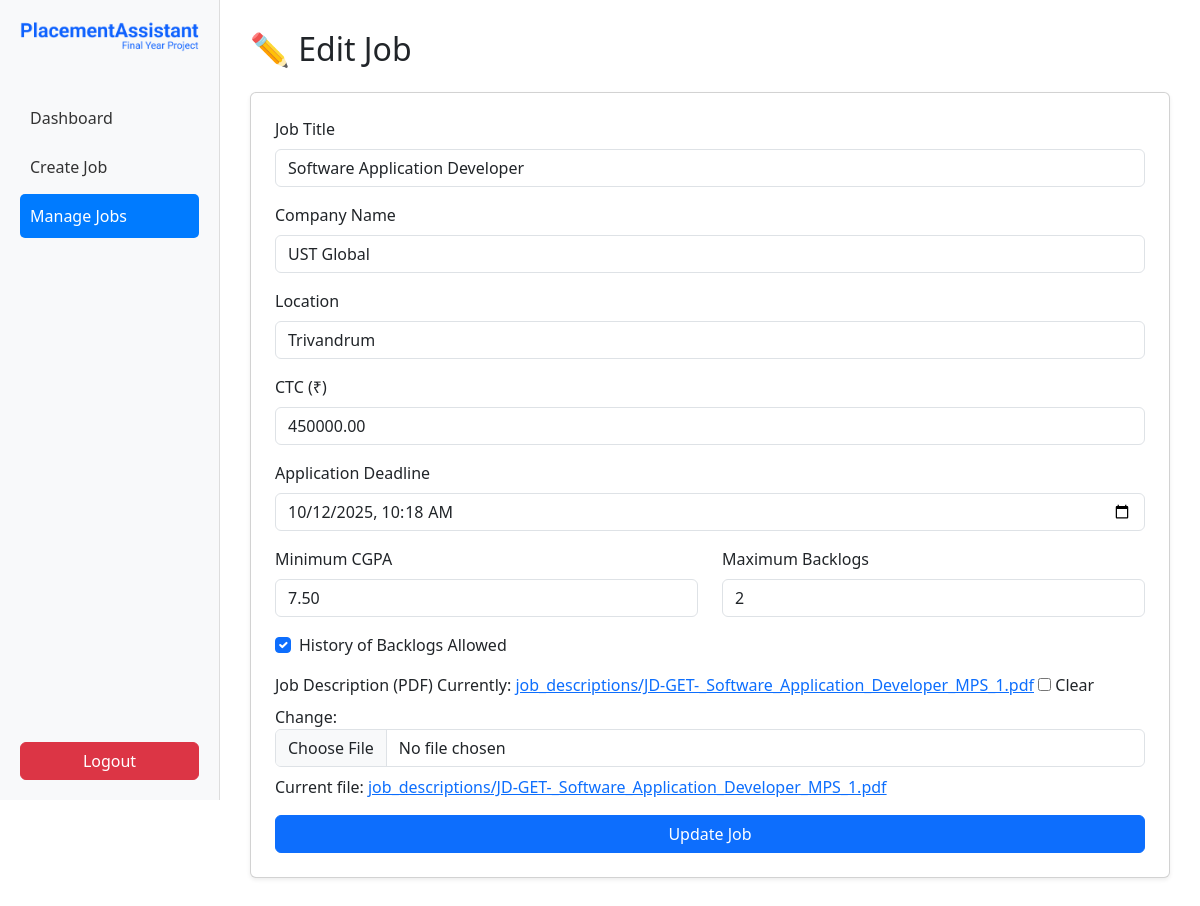
/jobs/edit/4/ (signed in), run on the app's committed database.
### jobs/models.py (models this page shows, shortened)
class Job(models.Model):
    SLAB_CHOICES = [
        (1, "Slab 1 (< 6 LPA)"),
        (2, "Slab 2 (6–12 LPA)"),
        (3, "Slab 3 (>= 12 LPA)"),
    ]
    STATUS_CHOICES = [
        ('open', 'Applications Open'),
        ('progress', 'In Progress'),
        ('closed', 'Completed'),
    ]
    title = models.CharField(max_length=255)
    company_name = models.CharField(max_length=255)
    location = models.CharField(max_length=255)
    ctc = models.DecimalField(max_digits=10, decimal_places=2)  # LPA
    slab = models.IntegerField(choices=SLAB_CHOICES, blank=True, null=True)
    deadline = models.DateTimeField()
    min_cgpa = models.DecimalField(max_digits=4, decimal_places=2)
    max_backlogs = models.IntegerField(default=0)
    history_allowed = models.BooleanField(default=True)
    jd_file = models.FileField(upload_to="job_descriptions/",null=True, blank=True)
    created_by = models.ForeignKey(User, on_delete=models.CASCADE, related_name="posted_jobs")
    created_at = models.DateTimeField(auto_now_add=True)
    status = models.CharField(max_length=20, choices=STATUS_CHOICES, default='open')

### jobs/views.py (the view)
# urls.py: path("edit/<int:job_id>/", views.edit_job, name="edit_job"),
@login_required
def edit_job(request, job_id):
    job = get_object_or_404(Job, id=job_id)
    if request.method == 'POST':
        form = JobForm(request.POST, request.FILES, instance=job)
        if form.is_valid():
            form.save()
            return redirect('manage_jobs')
    else:
        form = JobForm(instance=job)
    return render(request, 'jobs/post_job.html', {'form': form, 'edit_mode': True, 'job': job})

### jobs/forms.py
class JobForm(forms.ModelForm):
    class Meta:
        model = Job
        fields = [
            "title", "company_name", "location", "ctc", "deadline",
            "min_cgpa", "max_backlogs", "history_allowed", "jd_file"
        ]
        widgets = {
            "deadline": forms.DateTimeInput(attrs={"type": "datetime-local"}),
        }

### jobs/templates/jobs/post_job.html (shortened to what this page needs)
{% load static %}
{% load widget_tweaks %}
<!DOCTYPE html>
<html lang="en">
<head>
  <link href="https://cdn.jsdelivr.net/npm/bootstrap@5.3.2/dist/css/bootstrap.min.css" rel="stylesheet">
</head>
<body>
  <div class="d-flex">
    <div class="sidebar">
      <div>
        <div class="logo-container">
          <img src="{% static 'images/logo.png' %}" alt="PlacementAssistant Logo" class="img-fluid logo-img">
        </div>
        <br>
        <a href="{% url 'coordinator_dashboard' %}">Dashboard</a>
        <a href="{% url 'post_job' %}" class="{% if not edit_mode %}active{% endif %}">Create Job</a>
        <a href="{% url 'manage_jobs' %}" class="{% if edit_mode %}active{% endif %}">Manage Jobs</a>
      </div>
      <div>
        <form method="post" action="{% url 'logout' %}">
          <button type="submit" class="btn btn-danger w-100 mt-3">Logout</button>
        </form>
      </div>
    </div>
    <div class="main-content">
      <h2 class="mb-4">
        {% if edit_mode %}✏️ Edit Job{% else %}📌 Post New Job{% endif %}
      </h2>
      <div class="card shadow-sm p-4">
        <form method="post" enctype="multipart/form-data">
          <div class="mb-3">
            <label for="id_title" class="form-label">Job Title</label>
            {{ form.title|add_class:"form-control" }}
          </div>
          <div class="mb-3">
            <label for="id_company_name" class="form-label">Company Name</label>
            {{ form.company_name|add_class:"form-control" }}
          </div>
          <div class="mb-3">
            <label for="id_location" class="form-label">Location</label>
            {{ form.location|add_class:"form-control" }}
          </div>
          <div class="mb-3">
            <label for="id_ctc" class="form-label">CTC (₹)</label>
            {{ form.ctc|add_class:"form-control" }}
          </div>
          <div class="mb-3">
            <label for="id_deadline" class="form-label">Application Deadline</label>
            {{ form.deadline|add_class:"form-control" }}
          </div>
          <div class="row">
            <div class="col-md-6 mb-3">
              <label for="id_min_cgpa" class="form-label">Minimum CGPA</label>
              {{ form.min_cgpa|add_class:"form-control" }}
            </div>
            <div class="col-md-6 mb-3">
              <label for="id_max_backlogs" class="form-label">Maximum Backlogs</label>
              {{ form.max_backlogs|add_class:"form-control" }}
            </div>
          </div>
          <div class="form-check mb-3">
            {{ form.history_allowed|add_class:"form-check-input" }}
            <label for="id_history_allowed" class="form-check-label">History of Backlogs Allowed</label>
          </div>
          <div class="mb-3">
            <label for="id_jd_file" class="form-label">Job Description (PDF)</label>
            {{ form.jd_file|add_class:"form-control" }}
            {% if edit_mode and job.jd_file %}
              <p class="mt-2">
                Current file:
                <a href="{{ job.jd_file.url }}" target="_blank">{{ job.jd_file.name }}</a>
              </p>
            {% endif %}
          </div>
          <button type="submit" class="btn btn-primary w-100">
            {% if edit_mode %}Update Job{% else %}Submit Job{% endif %}
          </button>
        </form>
      </div>
    </div>
  </div>
</body>
</html>

### jobs/templates/jobs/post_job.html (style rules this page uses)
body { font-family: 'Segoe UI', sans-serif; }
.sidebar { width: 220px; height: 100vh; background: #f8f9fa; padding: 20px; border-right: 1px solid #ddd; display: flex; flex-direction: column; justify-content: space-between; position: sticky; top: 0; }
.sidebar a { display: block; padding: 10px; color: #333; text-decoration: none; margin-bottom: 5px; border-radius: 5px; }
.sidebar a:hover, .sidebar a.active { background: #007bff; color: #fff; }
.main-content { flex: 1; padding: 30px; }
.logo-container { text-align: center; margin-bottom: 20px; }
.logo-img { max-width: 100%; height: auto; max-height: 40px; }

### data on the page
Job: title "Software Application Developer", company_name "UST Global", location "Trivandrum", ctc "450000.00", deadline "10/12/2025 10:18", min_cgpa "7.50", max_backlogs "2", history_allowed "☑", jd_file.name "job_descriptions/JD-GET-_Software_Application_Developer_MPS_1.pdf"
